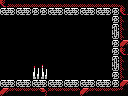

A level layout from a 2D game, rendered from its tile map. Below: a short description, then the map file with its tile-grid data intact:
An orthogonal 16x12 tile map with 8x8 px tiles, 1 tile layer (Tile Layer 1) and 10 objects (2x item, 2x breakable-right, 2x door-right, big-item, breakable-down, ...).

<map version="1.0" orientation="orthogonal" renderorder="right-down" width="16" height="12" tilewidth="8" tileheight="8" nextobjectid="12">
 <properties>
  <property name="left" value="hole" />
 </properties>
 <tileset firstgid="1" name="tiles" tilewidth="8" tileheight="8" tilecount="256" columns="16">
  <image source="tiles.png" width="128" height="128" />
 </tileset>
 <layer name="Tile Layer 1" width="16" height="12">
  <data encoding="csv">
122,252,252,252,252,252,252,252,252,252,252,252,252,252,252,130,
103,104,103,104,165,165,103,104,103,104,103,104,103,104,165,122,
1,1,1,1,1,1,1,1,1,1,1,1,1,1,165,247,
1,1,1,1,1,1,1,1,1,1,1,1,1,1,105,247,
1,1,1,1,1,1,1,1,1,1,1,1,1,1,106,247,
1,1,1,1,1,1,1,1,1,1,1,1,1,1,165,117,
1,1,1,1,1,1,1,1,1,1,1,1,1,1,165,122,
1,1,1,1,1,1,1,1,1,1,1,1,1,1,105,247,
1,1,1,1,253,131,1,1,1,1,1,1,1,1,106,247,
1,1,1,1,133,134,1,1,1,1,1,1,1,1,165,247,
103,104,103,104,103,104,103,104,103,104,103,104,103,104,165,117,
117,254,254,254,254,119,254,254,254,254,117,254,254,254,254,146
</data>
 </layer>
 <objectgroup name="objects">
  <object id="1" type="item" x="88" y="64" width="16" height="16" />
  <object id="2" type="big-item" x="80" y="56" width="32" height="24" />
  <object id="3" type="breakable-right" x="112" y="56" width="16" height="24" />
  <object id="4" type="breakable-right" x="112" y="16" width="16" height="24" />
  <object id="6" type="breakable-down" x="48" y="80" width="32" height="16" />
  <object id="7" type="door-right" x="112" y="16" width="16" height="24" />
  <object id="8" type="door-right" x="112" y="56" width="16" height="24" />
  <object id="9" type="door-down" x="48" y="80" width="32" height="16" />
  <object id="10" type="4x4-item" x="80" y="48" width="32" height="32" />
  <object id="11" type="item" x="16" y="64" width="16" height="16" />
 </objectgroup>
</map>
